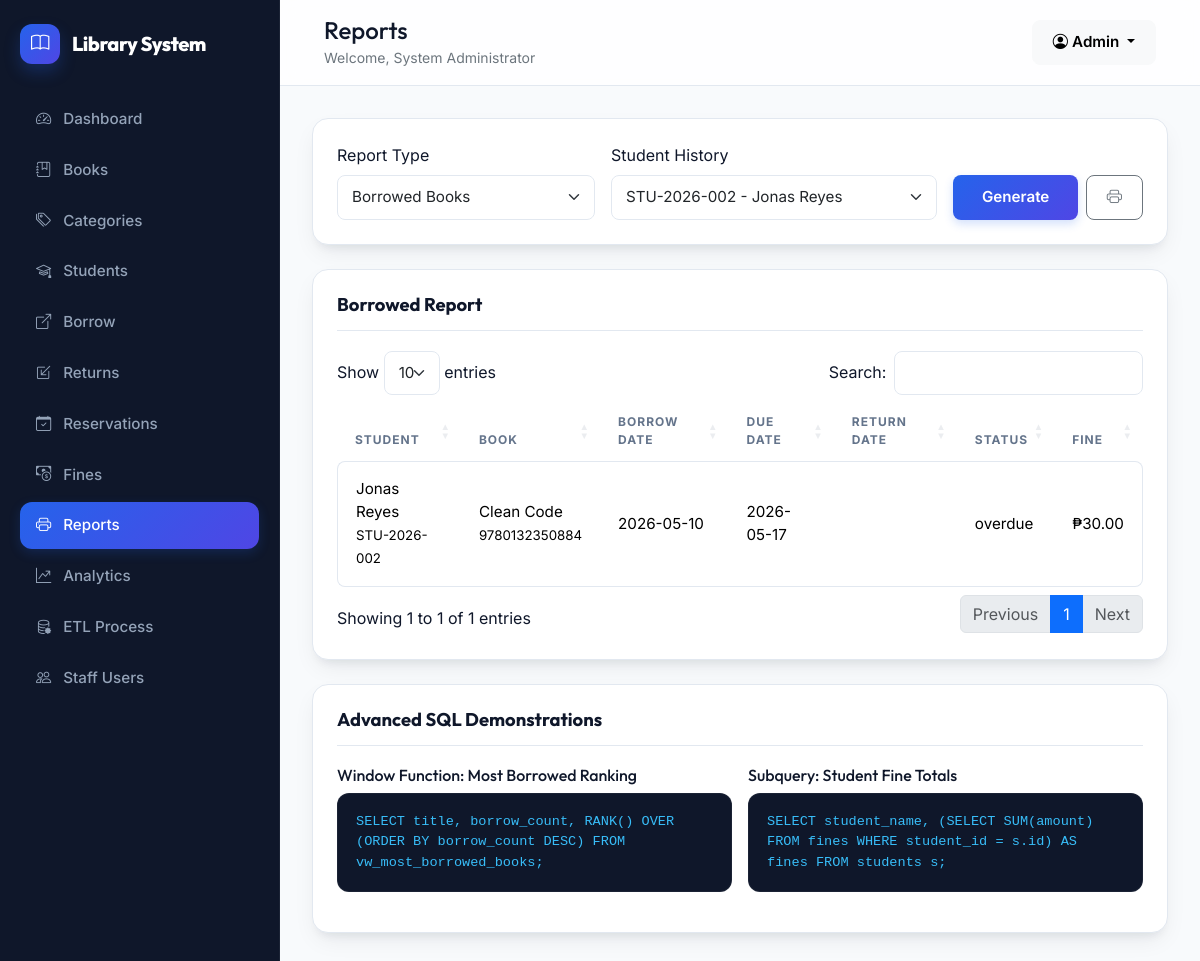
The page /reports/index.php?student_id=2 (signed in) on the database its author committed.
### tables this page shows
CREATE TABLE borrow_records (
  id INT AUTO_INCREMENT PRIMARY KEY,
  student_id INT NOT NULL,
  book_id INT NOT NULL,
  borrowed_by INT NULL,
  returned_by INT NULL,
  borrow_date DATE NOT NULL,
  due_date DATE NOT NULL,
  return_date DATE NULL,
  status ENUM('borrowed','returned','overdue') NOT NULL DEFAULT 'borrowed',
  remarks VARCHAR(255) NULL,
  created_at TIMESTAMP NOT NULL DEFAULT CURRENT_TIMESTAMP,
  CONSTRAINT fk_borrow_student FOREIGN KEY (student_id) REFERENCES students(id) ON DELETE CASCADE,
  CONSTRAINT fk_borrow_book FOREIGN KEY (book_id) REFERENCES books(id) ON DELETE CASCADE,
  CONSTRAINT fk_borrow_user FOREIGN KEY (borrowed_by) REFERENCES users(id) ON DELETE SET NULL,
  CONSTRAINT fk_return_user FOREIGN KEY (returned_by) REFERENCES users(id) ON DELETE SET NULL
);

### includes/functions.php (called while the page is built, shortened)
<?php
function e(?string $value): string
{
    return htmlspecialchars((string) $value, ENT_QUOTES, 'UTF-8');
}
function money(float|string|null $amount): string
{
    return '₱' . number_format((float) $amount, 2);
}

### reports/index.php (the view, shortened to what this page needs)
<?php
require_once __DIR__ . '/../includes/header.php';
$type = $_GET['type'] ?? 'borrowed';
$studentId = (int) ($_GET['student_id'] ?? 0);
$where = '1=1';
$params = [];
if ($type === 'returned') {
    $where .= " AND status = 'returned'";
} elseif ($type === 'overdue') {
    $where .= " AND return_date IS NULL AND due_date < CURDATE()";
} elseif ($type === 'fines') {
    $where .= " AND fine_amount > 0";
} else {
    $where .= " AND status IN ('borrowed','overdue')";
}
if ($studentId > 0) {
    $where .= ' AND id IN (SELECT br2.id FROM borrow_records br2 WHERE br2.student_id = ?)';
    $params[] = $studentId;
}
$stmt = $pdo->prepare("SELECT * FROM vw_borrow_details WHERE {$where} ORDER BY borrow_date DESC");
$stmt->execute($params);
$rows = $stmt->fetchAll();
$students = $pdo->query("SELECT id, student_no, CONCAT(first_name, ' ', last_name) AS name FROM students ORDER BY last_name")->fetchAll();
?>
<div class="panel mb-4 no-print">
  <form class="row g-3 align-items-end">
    <div class="col-md-4">
      <label class="form-label">Report Type</label>
      <select name="type" class="form-select">
        <?php foreach (['borrowed' => 'Borrowed Books', 'returned' => 'Returned Books', 'overdue' => 'Overdue Books', 'fines' => 'Fine Collection'] as $key => $label): ?>
          <option value="<?= e($key) ?>" <?= $type === $key ? 'selected' : '' ?>><?= e($label) ?></option>
        <?php endforeach; ?>
      </select>
    </div>
    <div class="col-md-5">
      <label class="form-label">Student History</label>
      <select name="student_id" class="form-select">
        <?php foreach ($students as $student): ?>
          <option value="<?= (int) $student['id'] ?>" <?= $studentId === (int) $student['id'] ? 'selected' : '' ?>><?= e($student['student_no'] . ' - ' . $student['name']) ?></option>
        <?php endforeach; ?>
      </select>
    </div>
    <div class="col-md-3 d-flex gap-2">
      <button class="btn btn-primary flex-fill">Generate</button>
      <button type="button" class="btn btn-outline-secondary" onclick="window.print()"><i class="bi bi-printer"></i></button>
    </div>
  </form>
</div>
<div class="panel">
  <div class="panel-header">
    <h2><?= e(ucfirst($type)) ?> Report</h2>
  </div>
  <div class="table-responsive">
    <table class="table datatable align-middle">
      <thead><tr><th>Student</th><th>Book</th><th>Borrow Date</th><th>Due Date</th><th>Return Date</th><th>Status</th><th>Fine</th></tr></thead>
      <tbody>
      <?php foreach ($rows as $row): ?>
        <tr>
          <td><?= e($row['student_name']) ?><br><small><?= e($row['student_no']) ?></small></td>
          <td><?= e($row['book_title']) ?><br><small><?= e($row['isbn']) ?></small></td>
          <td><?= e($row['borrow_date']) ?></td>
          <td><?= e($row['due_date']) ?></td>
          <td><?= e($row['return_date']) ?></td>
          <td><?= e($row['status']) ?></td>
          <td><?= money($row['fine_amount']) ?></td>
        </tr>
      <?php endforeach; ?>
      </tbody>
    </table>
  </div>
</div>
<div class="panel mt-4 no-print">
  <div class="panel-header"><h2>Advanced SQL Demonstrations</h2></div>
  <div class="row g-3">
    <div class="col-md-6">
      <h3 class="h6">Window Function: Most Borrowed Ranking</h3>
      <pre class="sql-box">SELECT title, borrow_count, RANK() OVER (ORDER BY borrow_count DESC) FROM vw_most_borrowed_books;</pre>
    </div>
    <div class="col-md-6">
      <h3 class="h6">Subquery: Student Fine Totals</h3>
      <pre class="sql-box">SELECT student_name, (SELECT SUM(amount) FROM fines WHERE student_id = s.id) AS fines FROM students s;</pre>
    </div>
  </div>
</div>
<?php require_once __DIR__ . '/../includes/footer.php'; ?>

### assets/css/style.css (style rules this page uses)
:root { --primary: #2563eb; --primary-hover: #1d4ed8; --primary-light: rgba(37, 99, 235, 0.08); --primary-glow: rgba(37, 99, 235, 0.15); --sidebar: #0f172a; --sidebar-active: #2563eb; --sidebar-hover: rgba(255, 255, 255, 0.06); --surface: #ffffff; --page: #f8fafc; --text: #0f172a; --muted: #64748b; --border: #e2e8f0; --border-focus: #94a3b8; --success: #10b981; --success-light: rgba(16, 185, 129, 0.1); --warning: #f59e0b; --warning-light: rgba(245, 158, 11, 0.1); --danger: #ef4444; --danger-light: rgba(239, 68, 68, 0.1); --info: #06b6d4; --info-light: rgba(6, 182, 212, 0.1); --dark: #1e293b; --dark-light: rgba(30, 41, 59, 0.1); --transition: all 0.25s cubic-bezier(0.4, 0, 0.2, 1); --radius-sm: 8px; --radius-md: 12px; --radius-lg: 16px; --shadow-sm: 0 1px 3px 0 rgba(0, 0, 0, 0.05); --shadow-md: 0 4px 6px -1px rgba(0, 0, 0, 0.05), 0 2px 4px -2px rgba(0, 0, 0, 0.05); --shadow-lg: 0 10px 25px -5px rgba(15, 23, 42, 0.08), 0 8px 10px -6px rgba(15, 23, 42, 0.08); }
body { background: var(--page); color: var(--text); font-family: 'Inter', sans-serif; margin: 0; -webkit-font-smoothing: antialiased; }
h1, h2, h3, h4, h5, h6, .brand { font-family: 'Outfit', sans-serif; }
.panel { background: var(--surface); border: 1px solid var(--border); border-radius: var(--radius-lg); padding: 24px; box-shadow: var(--shadow-lg); position: relative; overflow: hidden; transition: var(--transition); margin-bottom: 24px; }
.panel-header { display: flex; justify-content: space-between; align-items: center; gap: 16px; margin-bottom: 20px; border-bottom: 1px solid var(--border); padding-bottom: 14px; }
.panel-header h2 { font-size: 1.15rem; margin: 0; font-weight: 700; color: var(--text); }
.form-control, .form-select { border-radius: var(--radius-sm); border: 1px solid var(--border); padding: 10px 14px; font-size: 0.95rem; transition: var(--transition); background-color: #fff; }
.btn { border-radius: var(--radius-sm); padding: 10px 20px; font-weight: 600; font-size: 0.95rem; transition: var(--transition); }
.btn-primary { background: linear-gradient(135deg, var(--primary), #4f46e5); border: none; box-shadow: 0 4px 10px rgba(37, 99, 235, 0.2); }
.table { border-collapse: separate; border-spacing: 0 8px; width: 100% !important; }
.table thead th { border: none; color: var(--muted); font-size: 0.75rem; font-weight: 700; text-transform: uppercase; letter-spacing: 1px; padding: 12px 18px; }
.table tbody tr { background: #fff; transition: var(--transition); }
.table tbody td { border-top: 1px solid var(--border); border-bottom: 1px solid var(--border); padding: 16px 18px; font-size: 0.95rem; }
.table tbody td:first-child { border-left: 1px solid var(--border); border-top-left-radius: var(--radius-sm); border-bottom-left-radius: var(--radius-sm); }
.table tbody td:last-child { border-right: 1px solid var(--border); border-top-right-radius: var(--radius-sm); border-bottom-right-radius: var(--radius-sm); }
.sql-box { background: #0f172a; color: #38bdf8; padding: 18px; border-radius: var(--radius-md); white-space: pre-wrap; font-family: 'Fira Code', monospace; font-size: 0.85rem; border: 1px solid rgba(255,255,255,0.05); }

### rows shown on the page
borrow_records: student_name "Jonas Reyes", student_no "STU-2026-002", book_title "Clean Code", isbn "9780132350884", borrow_date "2026-05-10", due_date "2026-05-17", status "overdue", fine_amount "₱30.00"

### other values the page prints
$item[1] "Dashboard"
$item[1] "Books"
$item[1] "Categories"
$item[1] "Students"
$item[1] "Borrow"
$item[1] "Returns"
$item[1] "Reservations"
$item[1] "Fines"
$item[1] "Reports"
$item[1] "Analytics"
$item[1] "ETL Process"
$item[1] "Staff Users"
$pageTitle "Reports"
current_user()['name'] "System Administrator"
current_user()['role'] "Admin"
